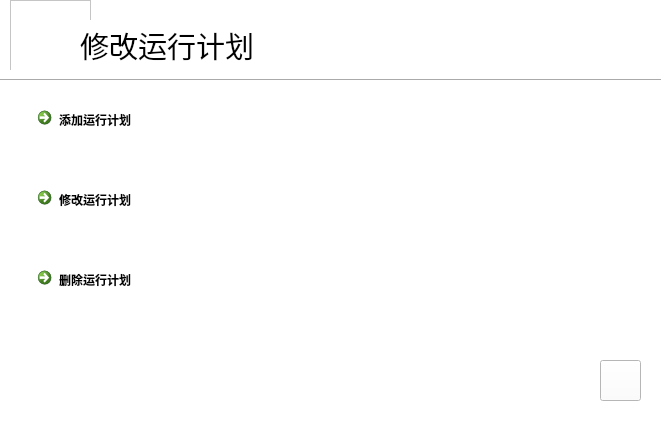
<?xml version="1.0" encoding="UTF-8"?>
<ui version="4.0">
 <class>ChangeTrain</class>
 <widget class="QWidget" name="ChangeTrain">
  <property name="geometry">
   <rect>
    <x>0</x>
    <y>0</y>
    <width>672</width>
    <height>428</height>
   </rect>
  </property>
  <property name="minimumSize">
   <size>
    <width>672</width>
    <height>428</height>
   </size>
  </property>
  <property name="maximumSize">
   <size>
    <width>672</width>
    <height>428</height>
   </size>
  </property>
  <property name="windowTitle">
   <string>修改运行计划</string>
  </property>
  <property name="styleSheet">
   <string notr="true">background-color: rgb(255, 255, 255);</string>
  </property>
  <widget class="QLabel" name="label">
   <property name="geometry">
    <rect>
     <x>80</x>
     <y>20</y>
     <width>241</width>
     <height>51</height>
    </rect>
   </property>
   <property name="minimumSize">
    <size>
     <width>241</width>
     <height>51</height>
    </size>
   </property>
   <property name="maximumSize">
    <size>
     <width>241</width>
     <height>51</height>
    </size>
   </property>
   <property name="styleSheet">
    <string notr="true">font: 30pt &quot;微软雅黑&quot;;</string>
   </property>
   <property name="text">
    <string>&lt;html&gt;&lt;head/&gt;&lt;body&gt;&lt;p&gt;&lt;span style=&quot; font-size:22pt;&quot;&gt;修改运行计划&lt;/span&gt;&lt;/p&gt;&lt;/body&gt;&lt;/html&gt;</string>
   </property>
  </widget>
  <widget class="QGraphicsView" name="graphicsView">
   <property name="geometry">
    <rect>
     <x>10</x>
     <y>0</y>
     <width>81</width>
     <height>81</height>
    </rect>
   </property>
   <property name="minimumSize">
    <size>
     <width>81</width>
     <height>81</height>
    </size>
   </property>
   <property name="maximumSize">
    <size>
     <width>81</width>
     <height>81</height>
    </size>
   </property>
   <property name="styleSheet">
    <string notr="true">border-image: url(:/pic/train_track_76px_1116835_easyicon.net.png);</string>
   </property>
  </widget>
  <widget class="Line" name="line">
   <property name="geometry">
    <rect>
     <x>0</x>
     <y>70</y>
     <width>661</width>
     <height>20</height>
    </rect>
   </property>
   <property name="minimumSize">
    <size>
     <width>661</width>
     <height>20</height>
    </size>
   </property>
   <property name="maximumSize">
    <size>
     <width>661</width>
     <height>20</height>
    </size>
   </property>
   <property name="orientation">
    <enum>Qt::Horizontal</enum>
   </property>
  </widget>
  <widget class="QPushButton" name="BackButton">
   <property name="geometry">
    <rect>
     <x>600</x>
     <y>360</y>
     <width>41</width>
     <height>41</height>
    </rect>
   </property>
   <property name="minimumSize">
    <size>
     <width>41</width>
     <height>41</height>
    </size>
   </property>
   <property name="maximumSize">
    <size>
     <width>41</width>
     <height>41</height>
    </size>
   </property>
   <property name="styleSheet">
    <string notr="true">font: 13pt &quot;圆体-简&quot;;
border-image: url(:/pic/Cancel_110px_1190738_easyicon.net_副本.png);</string>
   </property>
   <property name="text">
    <string/>
   </property>
   <property name="shortcut">
    <string>Esc</string>
   </property>
  </widget>
  <widget class="QLabel" name="label_2">
   <property name="geometry">
    <rect>
     <x>70</x>
     <y>100</y>
     <width>62</width>
     <height>16</height>
    </rect>
   </property>
   <property name="text">
    <string/>
   </property>
  </widget>
  <widget class="QCommandLinkButton" name="AddTrainButton">
   <property name="geometry">
    <rect>
     <x>30</x>
     <y>100</y>
     <width>621</width>
     <height>61</height>
    </rect>
   </property>
   <property name="minimumSize">
    <size>
     <width>621</width>
     <height>61</height>
    </size>
   </property>
   <property name="maximumSize">
    <size>
     <width>621</width>
     <height>61</height>
    </size>
   </property>
   <property name="styleSheet">
    <string notr="true">font: 20pt &quot;微软雅黑&quot;;</string>
   </property>
   <property name="text">
    <string>添加运行计划</string>
   </property>
   <property name="icon">
    <iconset resource="pics.qrc">
     <normaloff>:/pic/font-61444.png</normaloff>:/pic/font-61444.png</iconset>
   </property>
   <property name="iconSize">
    <size>
     <width>40</width>
     <height>40</height>
    </size>
   </property>
  </widget>
  <widget class="QCommandLinkButton" name="ModifyTrainButton">
   <property name="geometry">
    <rect>
     <x>30</x>
     <y>180</y>
     <width>621</width>
     <height>61</height>
    </rect>
   </property>
   <property name="minimumSize">
    <size>
     <width>621</width>
     <height>61</height>
    </size>
   </property>
   <property name="maximumSize">
    <size>
     <width>621</width>
     <height>61</height>
    </size>
   </property>
   <property name="styleSheet">
    <string notr="true">font: 20pt &quot;微软雅黑&quot;;</string>
   </property>
   <property name="text">
    <string>修改运行计划</string>
   </property>
   <property name="icon">
    <iconset resource="pics.qrc">
     <normaloff>:/pic/font-61444.png</normaloff>:/pic/font-61444.png</iconset>
   </property>
   <property name="iconSize">
    <size>
     <width>40</width>
     <height>40</height>
    </size>
   </property>
  </widget>
  <widget class="QCommandLinkButton" name="DeleteTrainButton">
   <property name="geometry">
    <rect>
     <x>30</x>
     <y>260</y>
     <width>621</width>
     <height>61</height>
    </rect>
   </property>
   <property name="minimumSize">
    <size>
     <width>621</width>
     <height>61</height>
    </size>
   </property>
   <property name="maximumSize">
    <size>
     <width>621</width>
     <height>61</height>
    </size>
   </property>
   <property name="styleSheet">
    <string notr="true">font: 20pt &quot;微软雅黑&quot;;</string>
   </property>
   <property name="text">
    <string>删除运行计划</string>
   </property>
   <property name="icon">
    <iconset resource="pics.qrc">
     <normaloff>:/pic/font-61444.png</normaloff>:/pic/font-61444.png</iconset>
   </property>
   <property name="iconSize">
    <size>
     <width>40</width>
     <height>40</height>
    </size>
   </property>
  </widget>
  <zorder>graphicsView</zorder>
  <zorder>line</zorder>
  <zorder>BackButton</zorder>
  <zorder>label_2</zorder>
  <zorder>AddTrainButton</zorder>
  <zorder>ModifyTrainButton</zorder>
  <zorder>DeleteTrainButton</zorder>
  <zorder>label</zorder>
 </widget>
 <resources>
  <include location="pics.qrc"/>
 </resources>
 <connections/>
</ui>
